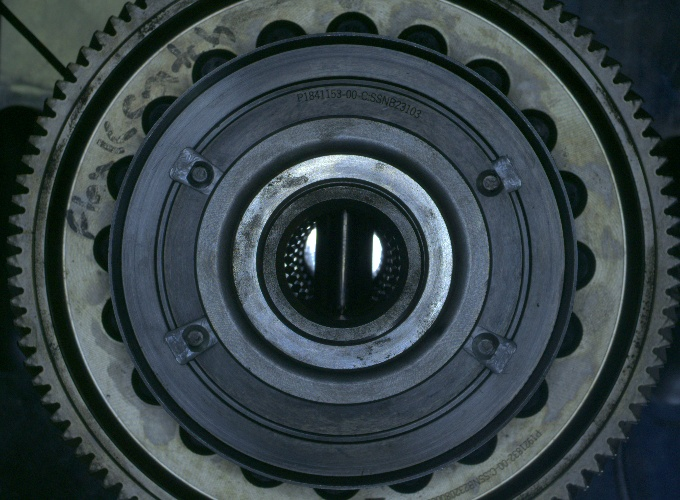
#> input picture test_vision/muvro/images/bolts.jpeg, 680 x 500 px
$ python -i isolatedplate.py   (imports and definitions only)
#> lines starting #> are read from the running program, lines starting #| are printed output that depends on the picture; after the words box and inside, x2 and y2 are one past the last pixel; in counts of white or black regions, pixels touching at a corner belong together
### test_vision/muvro/cam.py
from pypylon import pylon
import numpy as np
import cv2 as cv
import random

class camera_streams:
    capture = None
    mode = None
    IP = None
    path = None

    def __init__(self, mode, IP=None, path=None):
        self.IP = IP
        self.mode = mode
        self.path = path
        if mode == 'Industrial':

            self.capture = pylon.InstantCamera(pylon.TlFactory.GetInstance().CreateFirstDevice())
            self.capture.Open()
            self.capture.ExposureTime.SetValue(50000)
            self.capture.StartGrabbing(pylon.GrabStrategy_LatestImageOnly)
            self.converter = pylon.ImageFormatConverter()
            self.converter.OutputPixelFormat = pylon.PixelType_RGB16packed
            self.converter.OutputBitAlignment = pylon.OutputBitAlignment_LsbAligned
            self.bgr_img = self.frame = np.ndarray(shape=(self.capture.Height.Value, self.capture.Width.Value, 3),
                                                   dtype=np.uint8)
        elif mode == "IP cam":
            self.capture = cv.VideoCapture(self.IP)
            if self.capture.isOpened():
                print("IP Camera Connected.")
            else:
                print("Please check the host address/network connectivity")

        elif mode == "fromfile":
            self.capture = cv.VideoCapture(self.path)
            if self.capture.isOpened():
                print("Video File Ready to Read.")
            else:
                print("Path may be incorrect. Please check again.")

        else:
            for cameraID in range(0, 200):
                print("Looking for open camera device.")
                self.capture = cv.VideoCapture(cameraID)
                if self.capture.isOpened():
                    print("Working camID: ", cameraID)
                    break
                if cameraID == 200:
                    print("No camera ID is found working")

    # [23 lines left out: function get_frame, not called in this run]

    def __del__(self):
        self.capture.close()
# [26 lines that do not run on import are left out]

# [75 lines of commented-out code are left out]

### test_vision/muvro/isolatedplate.py
import cv2
import os
import numpy as np
import json
from cam import camera_streams
# [1 line that did not run here, left out]
def image_loc(foldername):
    # extractte file
    fileName = []
    for root, dirs, files in os.walk(os.path.abspath(foldername)):
        for namef in files:
            #                 print(os.path.abspath(os.path.join(root, namef)))
            file_name = os.path.abspath(os.path.join(root, namef))
            fileName.append(file_name)
    return fileName
# good=image_loc("sona_data/side")
# # good=image_loc("sona_data/wside_wiso")


# img=cv2.imread(good[6])
# [1 line that did not run here, left out]

# r=cv2.selectROI(img)
r=(314, 219, 111, 70)#(309, 246, 119, 36)
# [1 line not run here, left out]
mi=0
mx=0
def isolated(image):
#> called with image = 'images/bolts.jpeg'
    global r,mi,mx
    try:    img=cv2.imread(image)
#> img is the input picture: shape (500, 680, 3); mean B, G, R 70.4, 66.5, 54.4
    except:img=image
    gray=cv2.cvtColor(img,cv2.COLOR_BGR2GRAY)
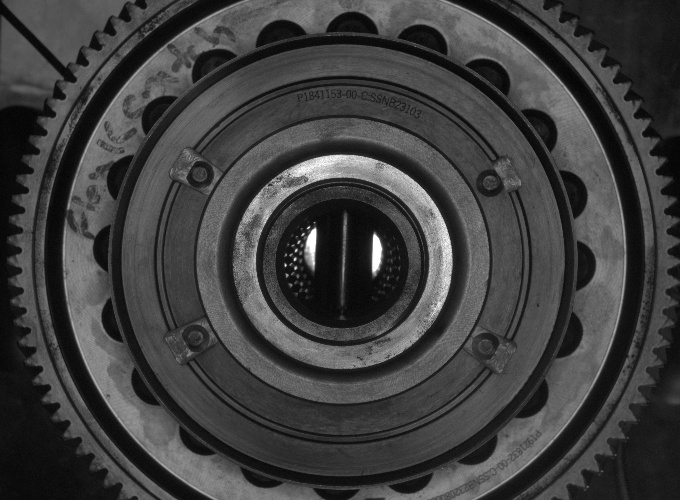
#> gray: shape (500, 680); min 2, max 255, mean 63.3
    cv2.imshow("gray",gray)
    img=cv2.rectangle(img,(r[0],r[1]),(r[0]+r[2],r[1]+r[3]),255,1)
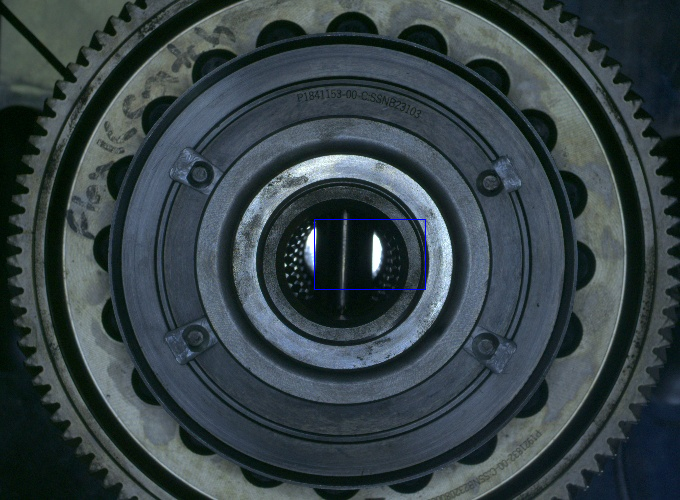
#> img: shape (500, 680, 3); 0.11% of pixels changed, all inside (x1, y1, x2, y2) = (314, 219, 426, 290)

    roi = gray[int(r[1]):int(r[1]+r[3]),
                      int(r[0]):int(r[0]+r[2])]
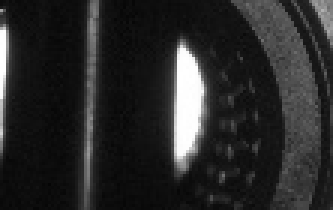
#> roi: shape (70, 111) (shown 3 times larger); min 5, max 255, mean 41.5
    bl=cv2.medianBlur(roi, 3)


    edge=cv2.Canny(bl,10,50)
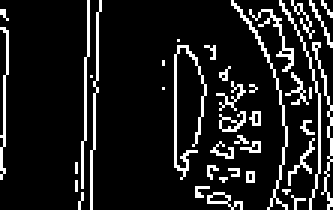
#> edge: shape (70, 111) (shown 3 times larger); 11.9% white in thin lines or dots


    # roi=cv2.threshold(roi,0,255,cv2.THRESH_BINARY+cv2.THRESH_OTSU)[1]

    n_white=np.count_nonzero(edge == 255)
#> n_white = 923
    edge=cv2.resize(edge,(400,400))
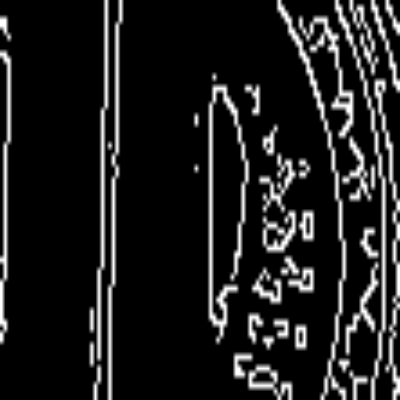
#> edge: shape (400, 400); min 0, max 255, mean 30.3

    roi=cv2.resize(roi,(400,400))
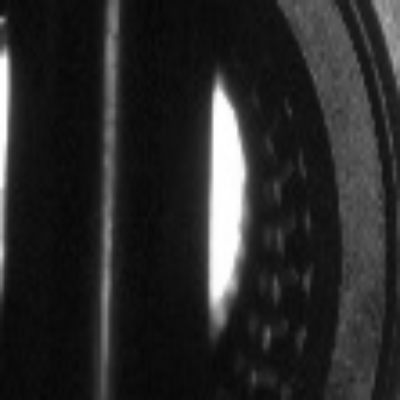
#> roi: shape (400, 400); min 5, max 255, mean 41.4

    if mi==0:
        mi=n_white
#> mi = 923
    if mx==0:
        mx=n_white
#> mx = 923
    if mi>n_white:
        mi=n_white
    if mx<n_white:
        mx=n_white
    cv2.imshow("img",img)
    cv2.imshow("roi",roi)
    cv2.imshow("edge",edge)

# for i in good:
#     isolated(i)


#     if cv2.waitKey(1)==ord('q'):break
# [6 lines not run here, left out]
isothrust=[mi,mx]
spr=json.dumps(r)
# [2 lines not run here, left out]

isothrust=json.dumps(isothrust)
# [2 lines not run here, left out]

>>> result = isolated('images/bolts.jpeg')

$ run again, on test_vision/muvro/images/cam_ring.jpg
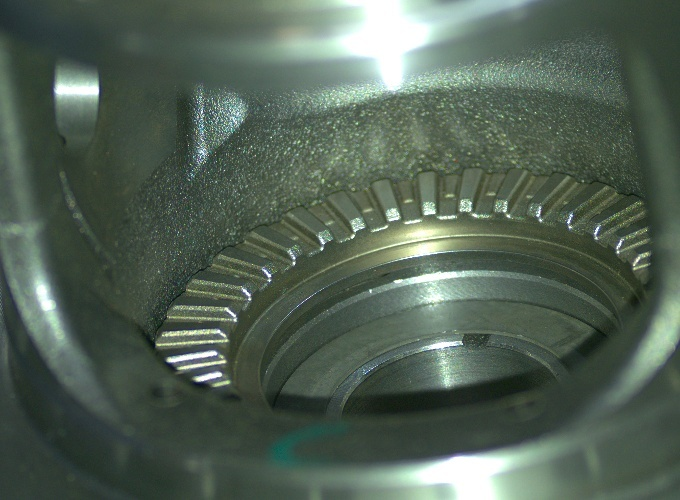
#> input picture test_vision/muvro/images/cam_ring.jpg, 680 x 500 px
#> in isolated, img is the input picture: shape (500, 680, 3); mean B, G, R 85, 97.9, 82.8
#> img: shape (500, 680, 3); 0.11% of pixels changed, all inside (x1, y1, x2, y2) = (314, 219, 426, 290)
#> in isolated, `edge=cv2.Canny(bl,10,50)`:
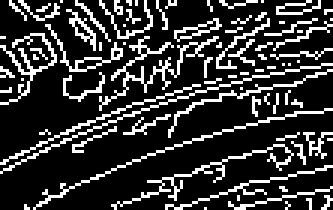
#> edge: shape (70, 111) (shown 3 times larger); 20.6% white in thin lines or dots
#> n_white = 1602
#> in isolated, `roi=cv2.resize(roi,(400,400))`:
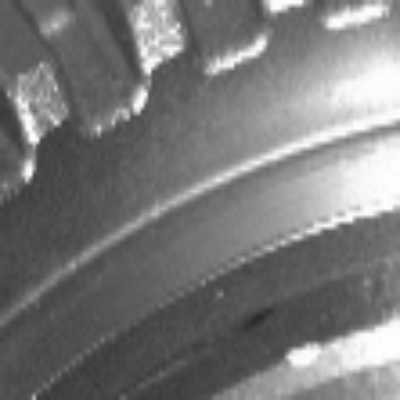
#> roi: shape (400, 400); min 39, max 254, mean 121.7
